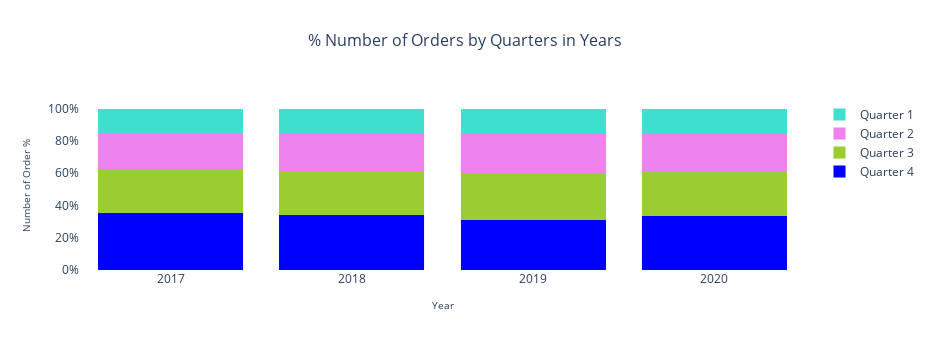

The code cell stored with this chart in its notebook:
### Code cell
#create DataFrame by Number of Order and Order Date
orderdateO=data_mix.pivot_table(values='SalesOrderNumber', index='OrderYear',columns='OrderQuarter', aggfunc='nunique')
orderdateO[5] = orderdateO.sum(axis=1)
#change data to percentage
for i in range(1,5):
    orderdateO[i] = round(orderdateO[i]/orderdateO[5]*100,2)

#create 100% stack bar plot Total Order Number by Quarters of Years
import plotly.graph_objs as go
fig = go.Figure()
fig.add_trace(go.Bar(y=orderdateO[4],x=orderdateO.index,name="Quarter 4",marker=dict(color='blue', line=dict(color='blue', width=0.05))))
fig.add_trace(go.Bar(y=orderdateO[3],x=orderdateO.index,name="Quarter 3",marker=dict(color='yellowgreen', line=dict(color='yellowgreen', width=0.05))))
fig.add_trace(go.Bar(y=orderdateO[2],x=orderdateO.index,name="Quarter 2",marker=dict(color='violet', line=dict(color='violet', width=0.05))))
fig.add_trace(go.Bar(y=orderdateO[1],x=orderdateO.index,name="Quarter 1",marker=dict(color='turquoise', line=dict(color='turquoise', width=0.05))))
fig.update_layout(xaxis=dict(title_text="Year",titlefont=dict(size=10)),
    yaxis=dict(title_text="Number of Order %",ticktext=["0%", "20%", "40%", "60%","80%","100%"],tickvals=[0, 20, 40, 60, 80, 100],tickmode="array",titlefont=dict(size=10)),
    barmode='stack',width=930,height=350,paper_bgcolor='white',plot_bgcolor='white',title_font_size=16,
    title={'text': "% Number of Orders by Quarters in Years",'x':0.5,'y':0.9,'xanchor': 'center','yanchor': 'top'})

### Figure 1 — Plotly figure (JSON) as saved in the notebook; plotly's stock layout.template omitted (floating-point values rounded to 4 significant figures)
{"data": [{"marker": {"color": "blue", "line": {"color": "blue", "width": 0.05}}, "name": "Quarter 4", "type": "bar", "x": ["2017", "2018", "2019", "2020"], "y": [35.6, 33.88, 31.2, 33.62]}, {"marker": {"color": "yellowgreen", "line": {"color": "yellowgreen", "width": 0.05}}, "name": "Quarter 3", "type": "bar", "x": ["2017", "2018", "2019", "2020"], "y": [26.99, 27.3, 28.74, 27.32]}, {"marker": {"color": "violet", "line": {"color": "violet", "width": 0.05}}, "name": "Quarter 2", "type": "bar", "x": ["2017", "2018", "2019", "2020"], "y": [22.55, 23.59, 24.37, 23.47]}, {"marker": {"color": "turquoise", "line": {"color": "turquoise", "width": 0.05}}, "name": "Quarter 1", "type": "bar", "x": ["2017", "2018", "2019", "2020"], "y": [14.86, 15.23, 15.69, 15.58]}], "layout": {"barmode": "stack", "height": 350, "paper_bgcolor": "white", "plot_bgcolor": "white", "title": {"font": {"size": 16}, "text": "% Number of Orders by Quarters in Years", "x": 0.5, "xanchor": "center", "y": 0.9, "yanchor": "top"}, "width": 930, "xaxis": {"title": {"font": {"size": 10}, "text": "Year"}}, "yaxis": {"tickmode": "array", "ticktext": ["0%", "20%", "40%", "60%", "80%", "100%"], "tickvals": [0, 20, 40, 60, 80, 100], "title": {"font": {"size": 10}, "text": "Number of Order %"}}}}
